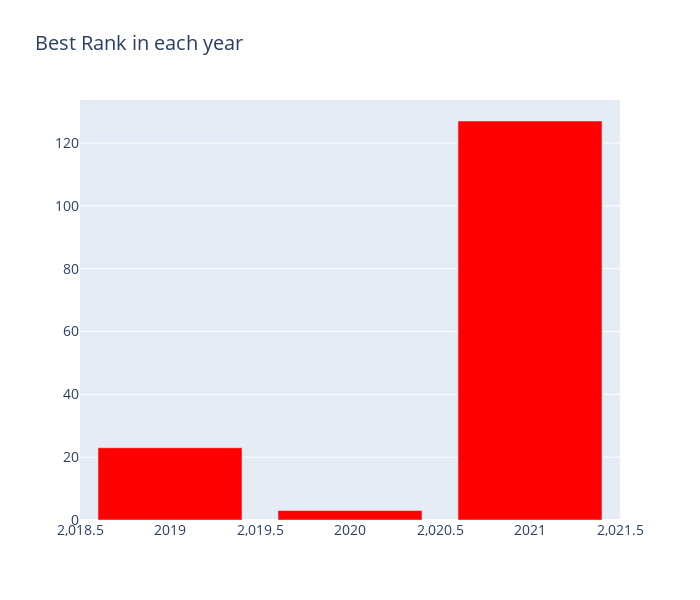

Notebook code cell kept with this figure:
### Code cell
## Best rank each year 
cnt_srs = cnt_df["min"]
cnt_srs = cnt_srs.sort_index()
trace = go.Bar(
    x=cnt_srs.index,
    y=cnt_srs.values,
    marker=dict(color="red",),
)

layout = go.Layout(
    title='Best Rank in each year',
    font=dict(size=14),
    width=700,
    height=600,
)

data = [trace]
fig = go.Figure(data=data, layout=layout)
py.iplot(fig, filename="TargetCount")

### Figure 1 — Plotly figure (JSON) as saved in the notebook; plotly's stock layout.template omitted (floating-point values rounded to 4 significant figures)
{"data": [{"marker": {"color": "red"}, "type": "bar", "x": [2019, 2020, 2021], "y": [23.0, 3.0, 127.0]}], "layout": {"font": {"size": 14}, "height": 600, "title": {"text": "Best Rank in each year"}, "width": 700}}
